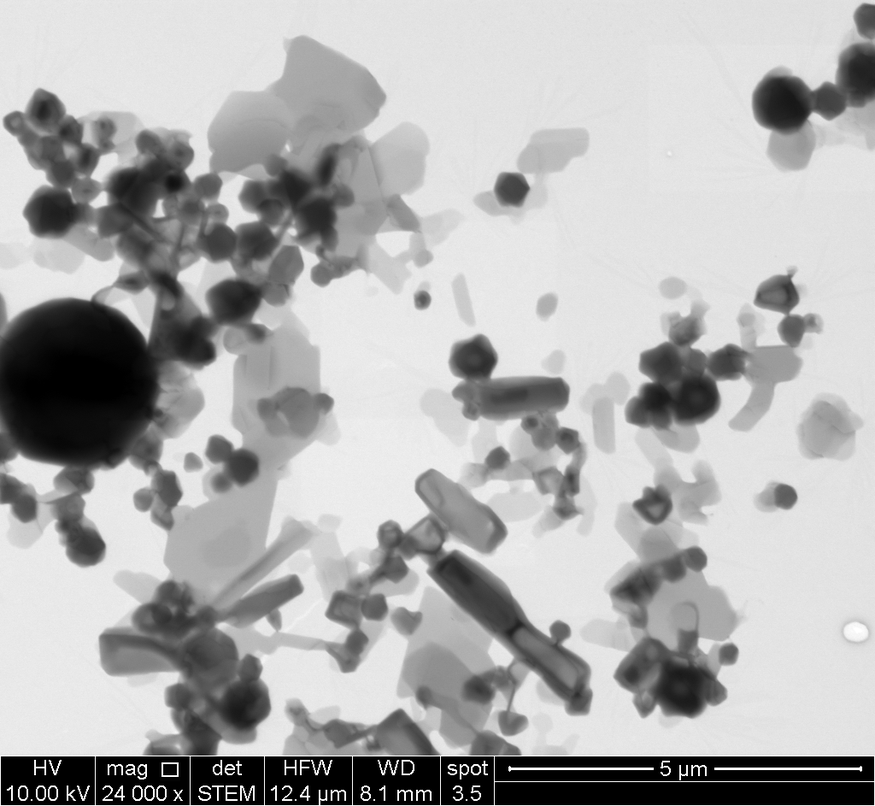
#> input picture Pictures/img2.tif, 875 x 806 px, shrunk from 1024 x 943 before the run
$ python test.py
#> lines starting #> are read from the running program, lines starting #| are printed output that depends on the picture; after the words box and inside, x2 and y2 are one past the last pixel; in counts of white or black regions, pixels touching at a corner belong together

import numpy as np
import cv2


img = cv2.imread('../Pictures/img2.tif')
#> img is the input picture: shape (806, 875, 3); min 0, max 255, mean 174.3

gray = cv2.cvtColor(img,cv2.COLOR_BGR2GRAY)
ret, thresh = cv2.threshold(gray,160,255,cv2.THRESH_BINARY_INV+cv2.THRESH_OTSU)
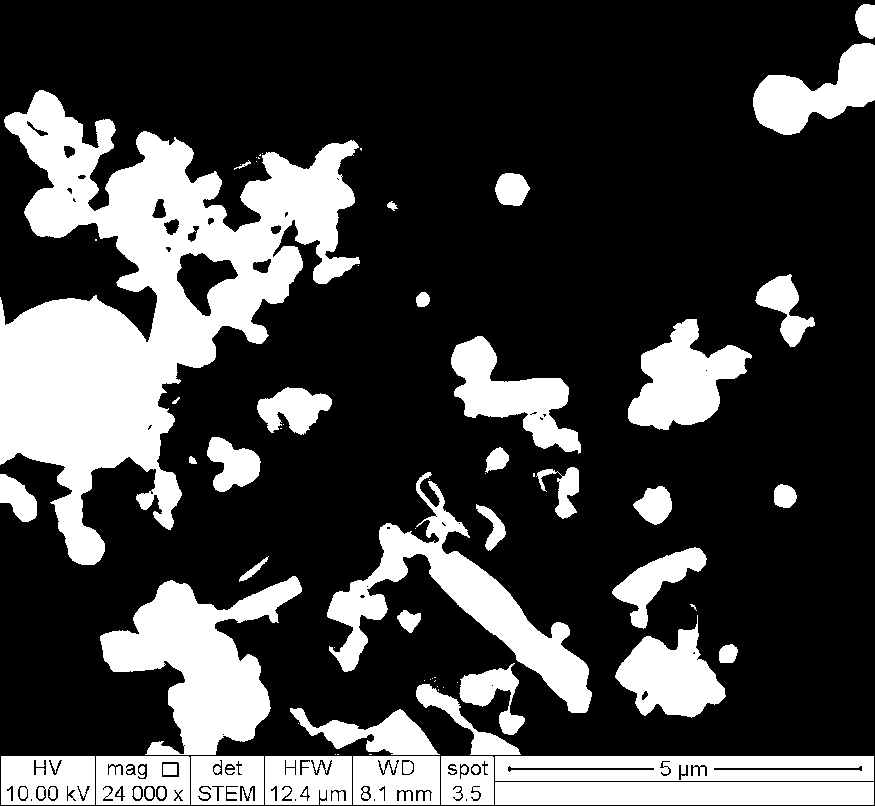
#> thresh: shape (806, 875); 26.5% white; 76 white regions (31 under 20 px), largest, box (x1, y1, x2, y2) and area: (0, 90, 360, 565) 68690, (100, 576, 302, 755) 17018, (327, 472, 592, 713) 14165
#> ret = 139

# noise removal
kernel = np.ones((1,1),np.uint8)
#opening = cv2.morphologyEx(thresh,cv2.MORPH_OPEN,kernel, iterations = 10)
closing = cv2.morphologyEx(thresh,cv2.MORPH_CLOSE,kernel, iterations = 20)
# sure background area
sure_bg = cv2.dilate(closing,kernel,iterations=10)

# Finding sure foreground area
dist_transform = cv2.distanceTransform(closing,cv2.DIST_L2,0)
ret, sure_fg = cv2.threshold(dist_transform,0.5*dist_transform.max(),255,0)
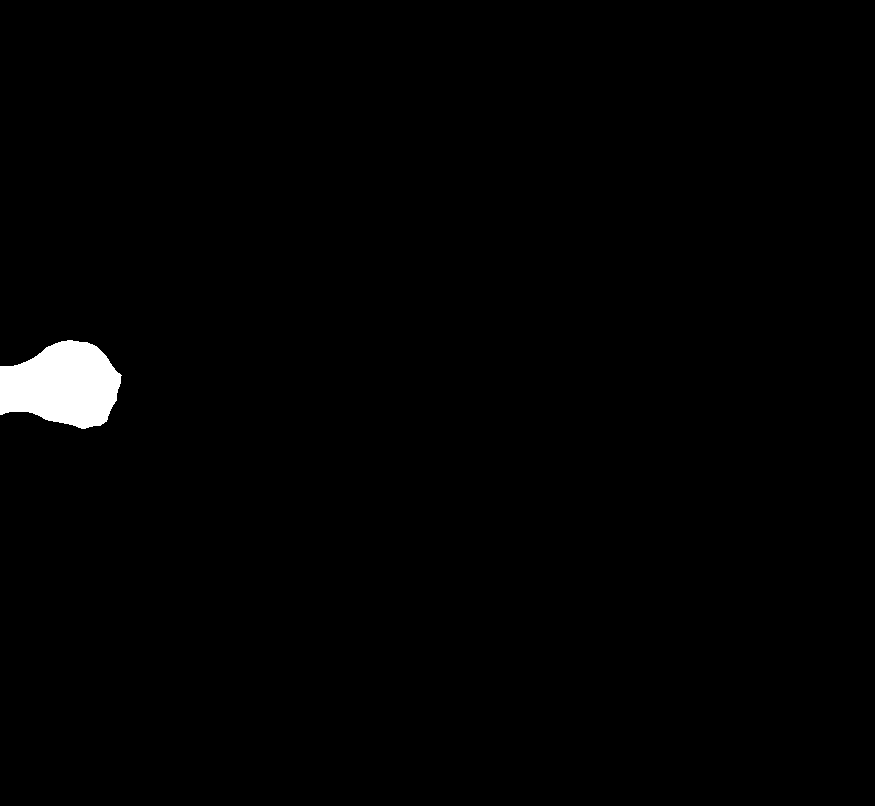
#> sure_fg: shape (806, 875) float32; 1.1% white; 1 white region, box (x1, y1, x2, y2) and area: (0, 340, 122, 429) 7861
#> ret = 41.77

# Finding unknown region
sure_fg = np.uint8(sure_fg)
unknown = cv2.subtract(sure_bg,sure_fg)
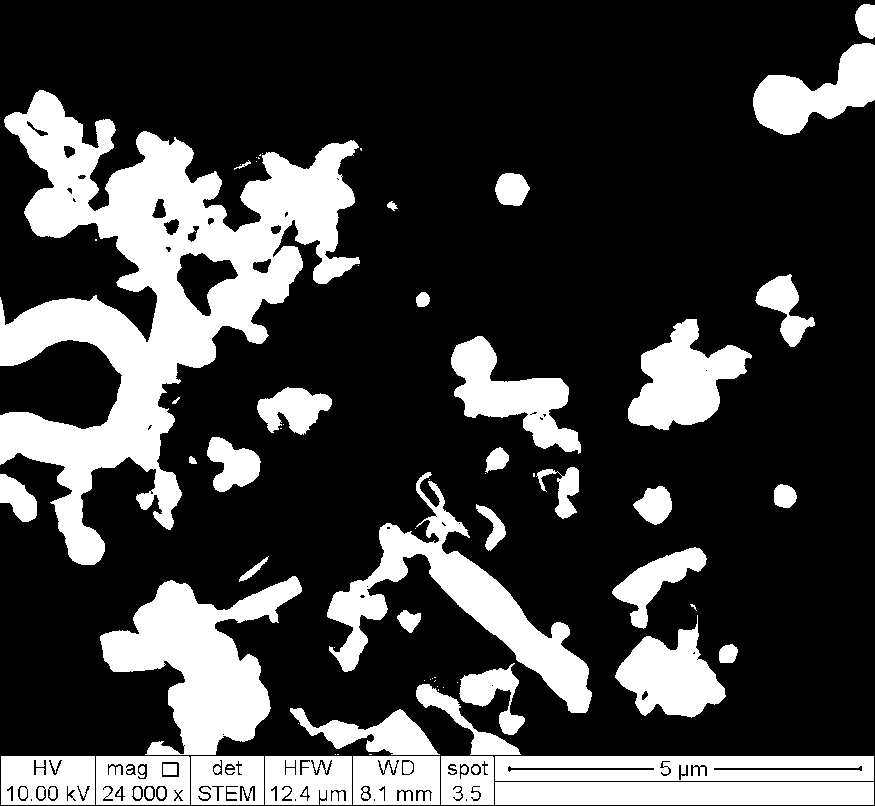
#> unknown: shape (806, 875); 25.4% white; 76 white regions (31 under 20 px), largest, box (x1, y1, x2, y2) and area: (0, 90, 360, 565) 60829, (100, 576, 302, 755) 17018, (327, 472, 592, 713) 14165

# Marker labelling
ret, markers = cv2.connectedComponents(sure_fg)
#> ret = 2

# Add one to all labels so that sure background is not 0, but 1
markers = markers+1

# Now, mark the region of unknown with zero
markers[unknown==255] = 0
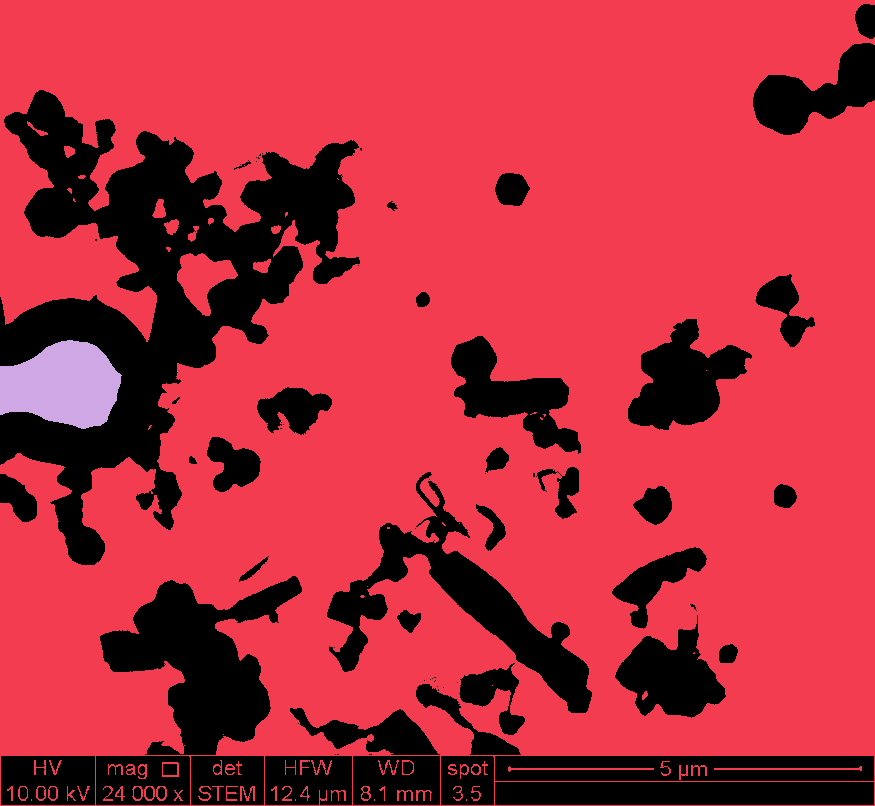
#> markers: shape (806, 875) int32; 3 distinct labels, from 0 to 2; one colour per label, 0 black

markers = cv2.watershed(img,markers)
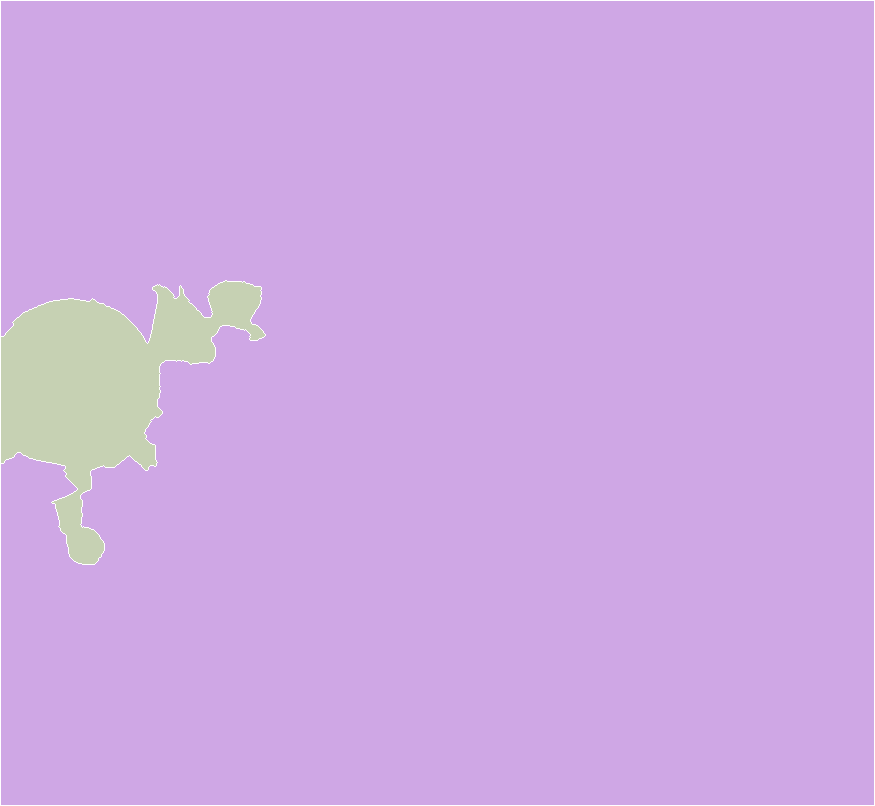
#> markers: shape (806, 875) int32; 3 distinct labels, from -1 to 2; one colour per label, 0 black, -1 white
img[markers == -1] = [255,0,0]
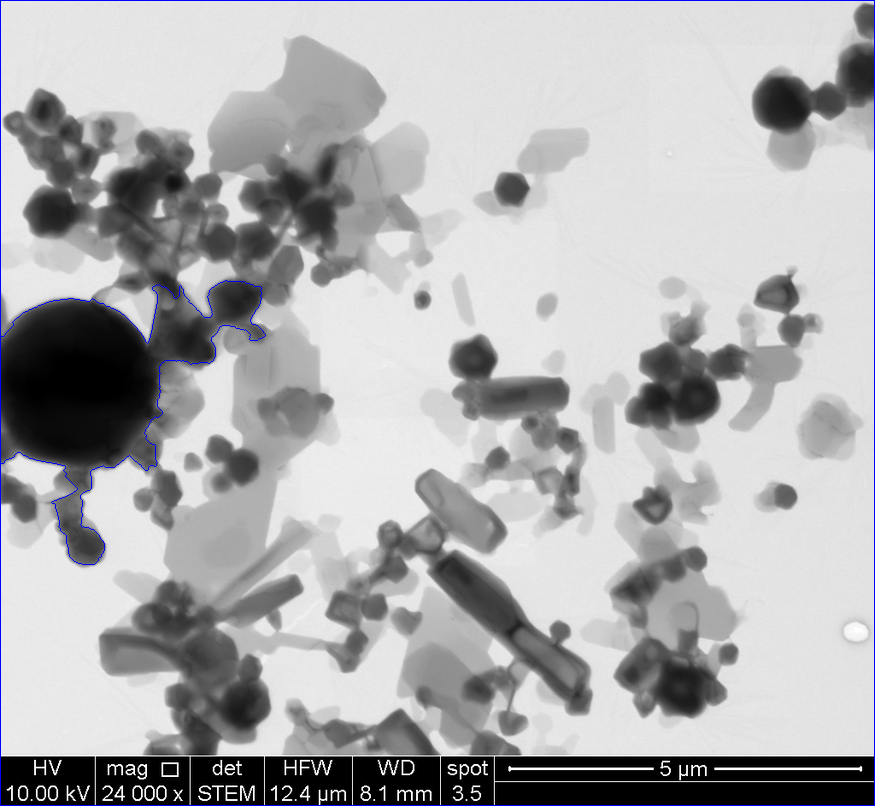
#> img: shape (806, 875, 3); 0.62% of pixels changed, all inside (x1, y1, x2, y2) = (0, 0, 875, 806)

cv2.imshow('dets',img)
cv2.waitKey(0)
cv2.destroyAllWindows()

$ run again, with Pictures/img1.tif copied over Pictures/img2.tif
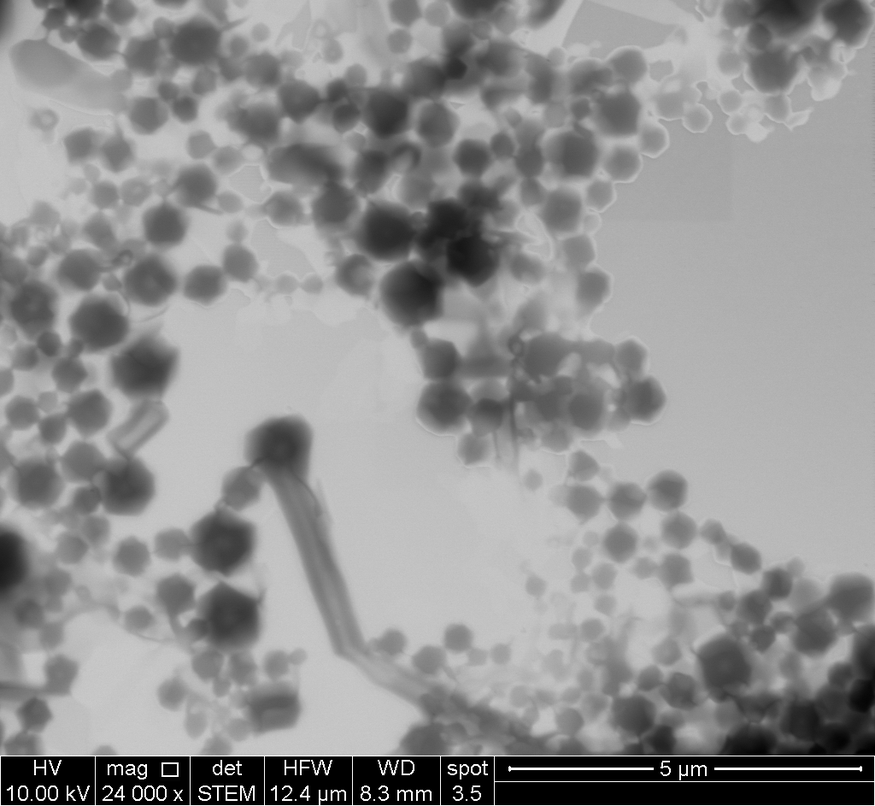
#> input picture Pictures/img1.tif, 875 x 806 px, shrunk from 1024 x 943 before the run
#> img is the input picture: shape (806, 875, 3); min 0, max 255, mean 145.1
#> `ret, thresh = cv2.threshold(gray,160,255,cv2.THRESH_BINARY_INV+cv2.THR..`:
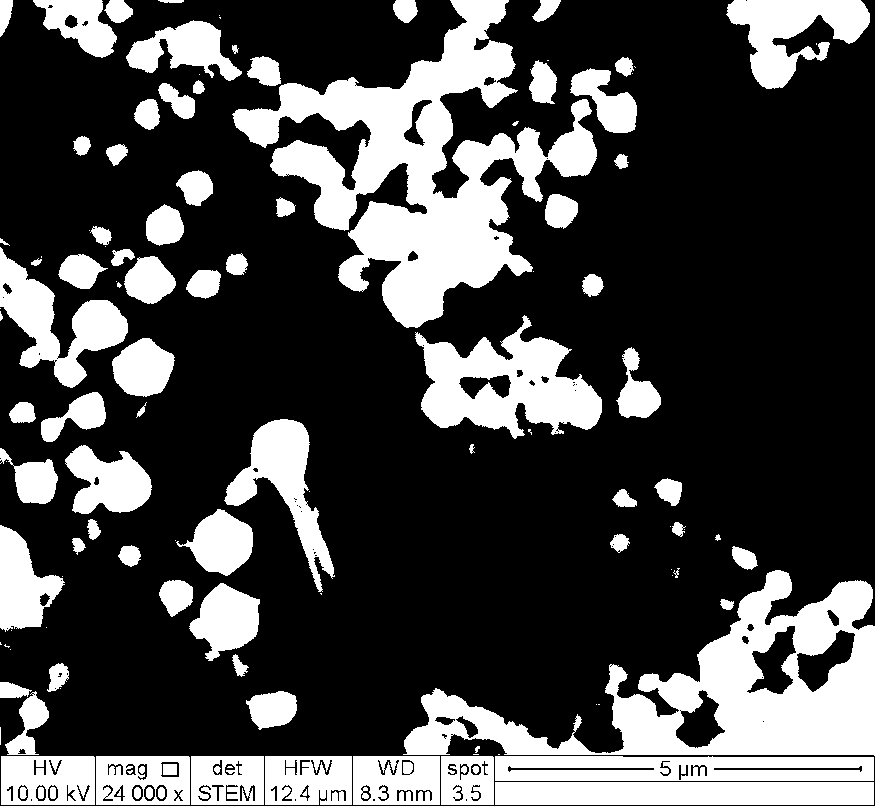
#> thresh: shape (806, 875); 28% white; 123 white regions (38 under 20 px), largest, box (x1, y1, x2, y2) and area: (232, 0, 597, 328) 42976, (403, 570, 875, 756) 32719, (415, 315, 602, 439) 12075
#> `ret, thresh = cv2.threshold(gray,160,255,cv2.THRESH_BINARY_INV+cv2.THR..`: ret = 124
#> `ret, sure_fg = cv2.threshold(dist_transform,0.5*dist_transform.max(),2..`: ret = 25.5
#> unknown: shape (806, 875); 27.3% white; 123 white regions (38 under 20 px), largest, box (x1, y1, x2, y2) and area: (232, 0, 597, 328) 41877, (403, 570, 875, 756) 30288, (415, 315, 602, 439) 12075
#> `ret, markers = cv2.connectedComponents(sure_fg)`: ret = 12
#> `img[markers == -1] = [255,0,0]`:
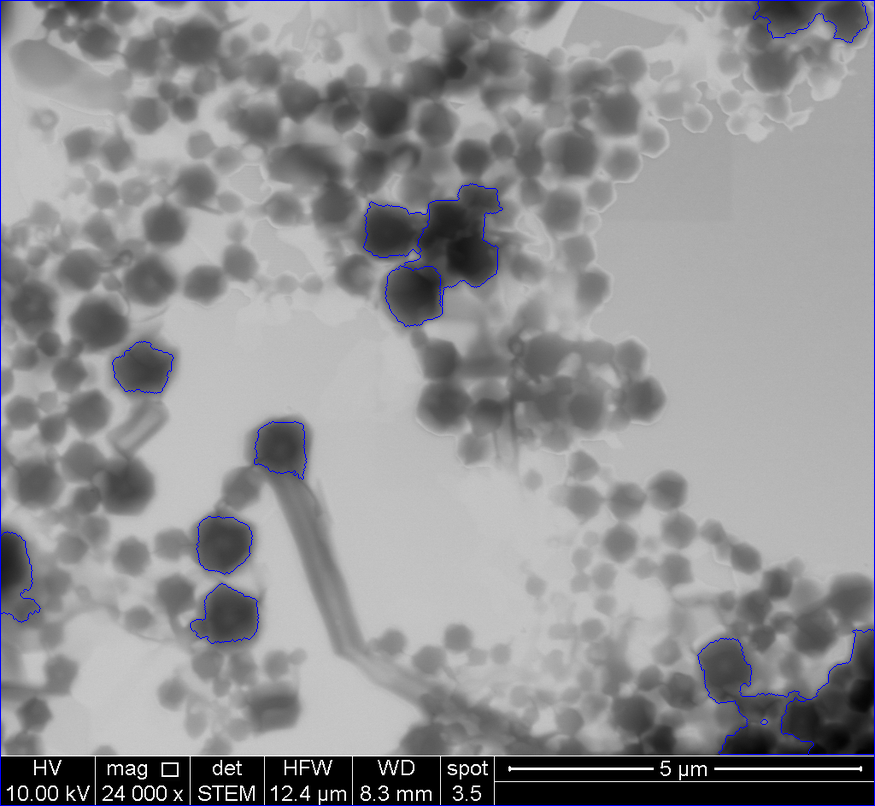
#> img: shape (806, 875, 3); 0.82% of pixels changed, all inside (x1, y1, x2, y2) = (0, 0, 875, 806)

$ run again, with Pictures/img3.tif copied over Pictures/img2.tif
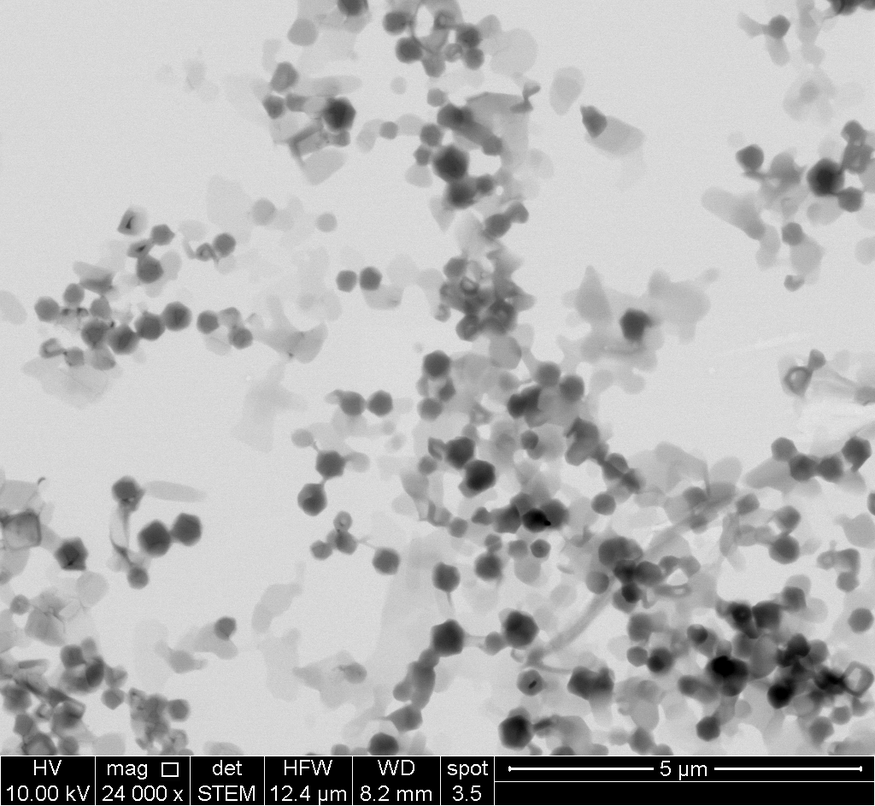
#> input picture Pictures/img3.tif, 875 x 806 px, shrunk from 1024 x 943 before the run
#> img is the input picture: shape (806, 875, 3); min 0, max 255, mean 180.6
#> `ret, thresh = cv2.threshold(gray,160,255,cv2.THRESH_BINARY_INV+cv2.THR..`:
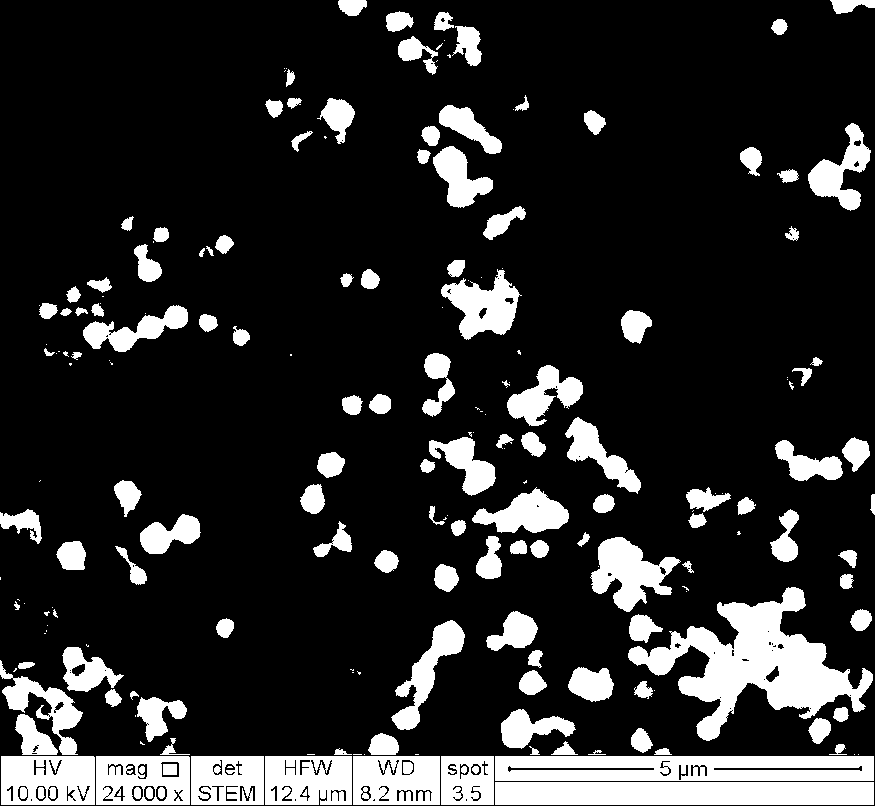
#> thresh: shape (806, 875); 16.8% white; 204 white regions (70 under 20 px), largest, box (x1, y1, x2, y2) and area: (628, 587, 873, 741) 13835, (495, 782, 874, 805) 8717, (495, 756, 874, 781) 8682
#> `ret, thresh = cv2.threshold(gray,160,255,cv2.THRESH_BINARY_INV+cv2.THR..`: ret = 137
#> `ret, sure_fg = cv2.threshold(dist_transform,0.5*dist_transform.max(),2..`: ret = 12.85
#> unknown: shape (806, 875); 16.4% white; 204 white regions (70 under 20 px), largest, box (x1, y1, x2, y2) and area: (628, 587, 873, 741) 11978, (495, 782, 874, 805) 8717, (495, 756, 874, 781) 8682
#> `ret, markers = cv2.connectedComponents(sure_fg)`: ret = 33
#> `img[markers == -1] = [255,0,0]`:
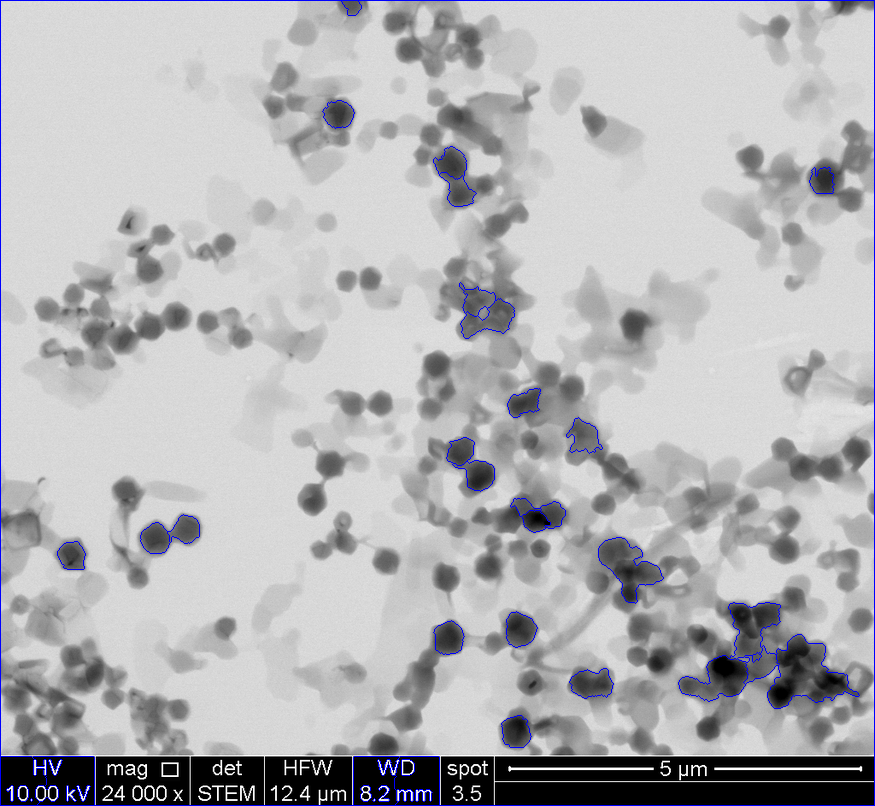
#> img: shape (806, 875, 3); 1.04% of pixels changed, all inside (x1, y1, x2, y2) = (0, 0, 875, 806)
